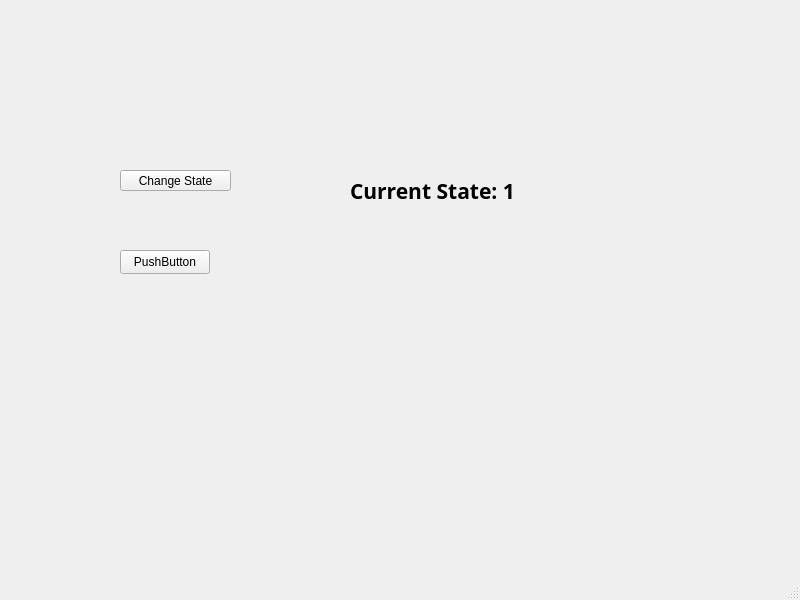
<?xml version="1.0" encoding="UTF-8"?>
<ui version="4.0">
 <class>MainWindow</class>
 <widget class="QMainWindow" name="MainWindow">
  <property name="geometry">
   <rect>
    <x>0</x>
    <y>0</y>
    <width>800</width>
    <height>600</height>
   </rect>
  </property>
  <property name="windowTitle">
   <string>MainWindow</string>
  </property>
  <widget class="QWidget" name="centralwidget">
   <widget class="QPushButton" name="changeState">
    <property name="geometry">
     <rect>
      <x>120</x>
      <y>170</y>
      <width>111</width>
      <height>21</height>
     </rect>
    </property>
    <property name="text">
     <string>Change State</string>
    </property>
   </widget>
   <widget class="QPushButton" name="pushButton_2">
    <property name="geometry">
     <rect>
      <x>120</x>
      <y>250</y>
      <width>90</width>
      <height>24</height>
     </rect>
    </property>
    <property name="text">
     <string>PushButton</string>
    </property>
   </widget>
   <widget class="QLabel" name="stateLabel">
    <property name="geometry">
     <rect>
      <x>350</x>
      <y>160</y>
      <width>181</width>
      <height>61</height>
     </rect>
    </property>
    <property name="font">
     <font>
      <family>Adobe Devanagari</family>
      <pointsize>16</pointsize>
      <weight>75</weight>
      <bold>true</bold>
     </font>
    </property>
    <property name="text">
     <string>Current State: 1</string>
    </property>
   </widget>
  </widget>
  <widget class="QMenuBar" name="menubar">
   <property name="geometry">
    <rect>
     <x>0</x>
     <y>0</y>
     <width>800</width>
     <height>25</height>
    </rect>
   </property>
  </widget>
  <widget class="QStatusBar" name="statusbar"/>
 </widget>
 <resources/>
 <connections/>
</ui>
